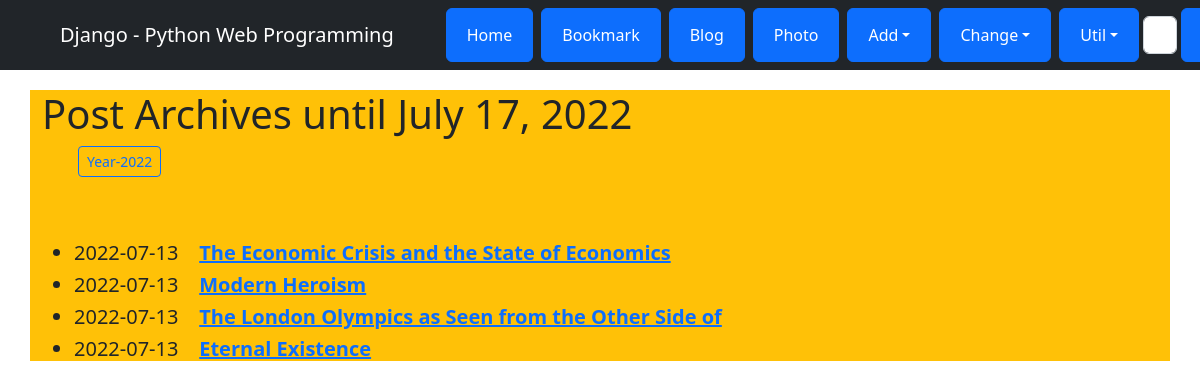
Screenshot of /blog/archive/ with the database file from the repository.
### blog/models.py (models this page shows, shortened)
class Post(models.Model):
    title = models.CharField(verbose_name='TITLE',max_length=50)
    slug = models.SlugField('SLUG', unique=True, allow_unicode=True, help_text='one word for title alia.')
    description = models.CharField('DESCRIPTION', max_length=100, blank=True, help_text='simple description text.')
    content = models.TextField('CONTENT')
    create_dt = models.DateTimeField('CREATE DATE', auto_now_add=True)
    modify_dt = models.DateTimeField('MODIFY DATE', auto_now=True)
    tags = TaggableManager(blank=True)
    owner = models.ForeignKey(User, on_delete=models.CASCADE, verbose_name='OWNER', blank =True, null=True)
    class Meta:
        verbose_name = 'post'
        verbose_name_plural = 'posts'
        db_table = 'blog_posts'
        ordering = ('-modify_dt',)
    def get_absolute_url(self):
        return reverse('blog:post_detail', args=(self.slug,))

### blog/views.py (the view)
# urls.py: path('archive/',views.PostAV.as_view(), name='post_archive'),
class PostAV(ArchiveIndexView):
    model = Post
    date_field = 'modify_dt'

### blog/templates/blog/post_archive.html (shortened to what this page needs)
{% extends "base.html" %}
{% block content %}
<h1>Post Archives until {% now "N d, Y" %}</h1>
<ul>
    {% for date in date_list %}
    <li style = "display: inline;">
        <a href="{% url 'blog:post_year_archive' date|date:'Y' %}"
        class = "btn btn-outline-primary btn-sm mx-1">
            Year-{{ date|date:"Y" }}
        </a>
    </li>
    {% endfor %}
</ul>
<br><br>
<div>
    <ul>
        {% for post in object_list %}
        <li class="h5">
            {{ post.modify_dt|date:"Y-m-d" }}&nbsp;&nbsp;&nbsp;
            <a href="{{ post.get_absolute_url }}"><strong>{{ post.title }}</strong></a>
        </li>
        {% endfor %}
    </ul>
</div>
{% endblock %}

### templates/base.html (style rules this page uses)
body { padding-top: 90px; }

### rows the page displays
Post: modify_dt "2022-07-13", title "The Economic Crisis and the State of Economics"
Post: modify_dt "2022-07-13", title "Modern Heroism"
Post: modify_dt "2022-07-13", title "The London Olympics as Seen from the Other Side of"
Post: modify_dt "2022-07-13", title "Eternal Existence"

### other values shown
{{ date|date:"Y" }} "2022"
